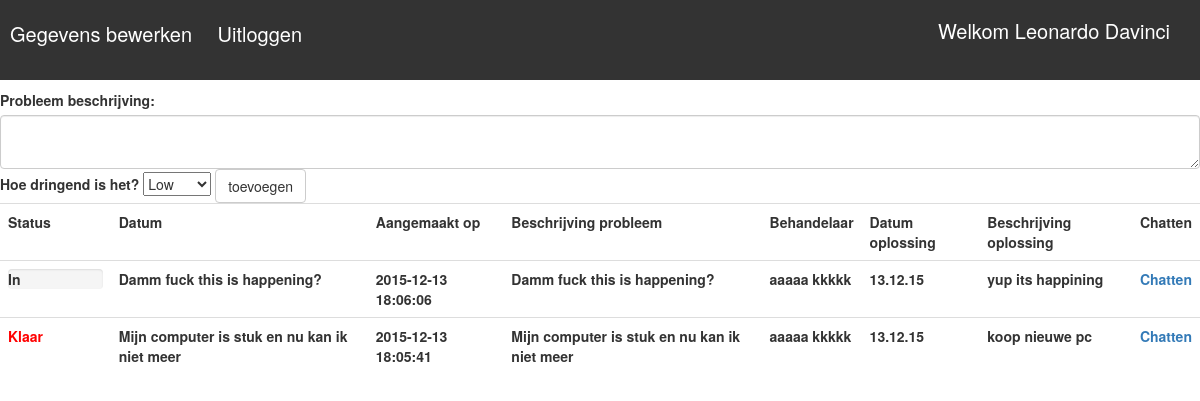
Screenshot of /includes/ticket.php (signed in) with the database file from the repository.
### tables this page shows
CREATE TABLE `user` (
  `id` int(5) NOT NULL,
  `firstname` varchar(45) NOT NULL,
  `lastname` varchar(45) NOT NULL,
  `phone` int(14) NOT NULL,
  `role` int(2) NOT NULL DEFAULT '1',
  `email` varchar(100) NOT NULL,
  `password` varchar(32) NOT NULL
);

CREATE TABLE `ticket` (
  `idticket` int(11) NOT NULL,
  `customer` varchar(45) NOT NULL,
  `idcustomer` int(11) NOT NULL,
  `created_at` timestamp NOT NULL DEFAULT CURRENT_TIMESTAMP ON UPDATE CURRENT_TIMESTAMP,
  `urgentieLevel` int(3) NOT NULL,
  `description` varchar(45) NOT NULL,
  `employee` varchar(45) DEFAULT NULL,
  `fixed_at` varchar(14) DEFAULT NULL,
  `solution` longtext,
  `active` int(2) NOT NULL
);

### includes/ticket.php (the view, shortened to what this page needs)
<!doctype html>
<html lang="en">
<head>
    <link rel="stylesheet" href="../css/style.css">
    <link rel="stylesheet" href="../css/bootstrap.css">
</head>
<body>
<?php
include_once('database.php');
$email = $_SESSION['email'];
$user_email = "SELECT * FROM user WHERE email LIKE '%$email%'";
$result = mysqli_query($db, $user_email);
$row = mysqli_fetch_assoc($result);
$userName = $row['firstname'] ." ". $row['lastname']. "<br/>";
$role = $row['role'];
$id = $row['id'];
if(!empty($_SESSION['email'])){
    echo '<div class="menubar">';
    echo "<h2>"."Welkom ". $userName."</h2>"."<br/>";
    if($role == 2){
        echo '<a href="user.php">Gebruikers bekijken </a> ';
    }else{
        echo '<a href="user.php">Gegevens bewerken </a> ';
    }
    echo '<a href="logout.php">Uitloggen </a> ';
    echo '</div>';
}else{
    header('location: ../index.php');
}
$email = $_SESSION['email'];
$user_email = "SELECT * FROM user WHERE email LIKE '%$email%'";
$result = mysqli_query($db, $user_email);
$row = mysqli_fetch_assoc($result);
$userRole = $row['role'];
$description = '';
if($userRole == 1){
    echo '
        <form action="" method="post" role="form">
        <div class="form-group">
            <label for="description">Probleem beschrijving: </label> <br />
            <textarea class="form-control" name="description" id="description"> '.$description.'</textarea>
            <div class="dropdown">
            <label>Hoe dringend is het?</label>
            <select name="level">
        ';
    $queryUrgentieLevel = "SELECT * FROM urgentieLevel";
    $resultUrgentieLevel = mysqli_query($db, $queryUrgentieLevel);
    while($row = mysqli_fetch_array($resultUrgentieLevel)){
        echo '<option value="'.$row['id'].'"> '.$row['name'].' </option> ';
    }
    echo '
        </select>
        <input class="btn btn-default" type="submit" name="ticket" value="toevoegen" />
        </div>
        </form>
      ';
    $allTickets = "SELECT * FROM ticket WHERE idcustomer='$id'";
    $queryAll = mysqli_query($db, $allTickets);
    echo '
    <table class="table table-hover">
    <tr>
        <th>Status</th>
        <th>Datum</th>
        <th>Aangemaakt op</th>
        <th>Beschrijving probleem</th>
        <th>Behandelaar</th>
        <th>Datum oplossing</th>
        <th>Beschrijving oplossing</th>
        <th>Chatten</th>
    <tr>
    ';
    while($rowAll = mysqli_fetch_array($queryAll)){
        if($rowAll['active'] == 0){
            $active = 'In de wachtrij';
        }elseif($rowAll['active'] == 1){
            $active = '<div class="progress"> '.'In behandeling';
        }elseif($rowAll['active'] == 3){
            $active = '<div class="done"> '.'Klaar'."</div>";
        }
        echo '<tr>';
        echo "<th>".$active ."</th>";
        echo "<th>".$rowAll['description'] ."</th>";
        echo "<th>".$rowAll['created_at'] ."</th>";
        echo "<th>".$rowAll['description'] ."</th>";
        echo "<th>".$rowAll['employee'] ."</th>";
        echo "<th>".$rowAll['fixed_at'] ."</th>";
        echo "<th>".$rowAll['solution'] ."</th>";
        echo "<th>".'<a href="chat.php?id='.$rowAll['idticket'].'"> Chatten </a>'. "</th>";
        }
        echo '</tr>';
}

### css/style.css (style rules this page uses)
body { margin: 0; padding: 0; }
.menubar { width: 100%; height: 80px; color: #000; background: #333; margin-bottom: 10px; }
.menubar h2 { font-size: 20px; color: #fff; display: inline-block; position: absolute; right: 30px; }
.menubar a { color: #fff; font-size: 20px; text-decoration: none; padding: 0 10px; }
.done { color: #ff0000; }

### rows the page displays
user: firstname "Leonardo", lastname "Davinci"
ticket: description "Damm fuck this is happening?", created_at "2015-12-13 18:06:06", employee "aaaaa kkkkk", fixed_at "13.12.15", solution "yup its happining"
ticket: description "Mijn computer is stuk en nu kan ik niet meer", created_at "2015-12-13 18:05:41", employee "aaaaa kkkkk", fixed_at "13.12.15", solution "koop nieuwe pc"

### other values shown
form field level "Low"
